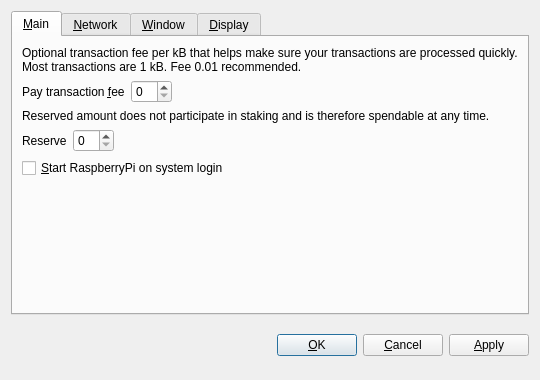
<?xml version="1.0" encoding="UTF-8"?>
<ui version="4.0">
 <class>OptionsDialog</class>
 <widget class="QDialog" name="OptionsDialog">
  <property name="geometry">
   <rect>
    <x>0</x>
    <y>0</y>
    <width>540</width>
    <height>380</height>
   </rect>
  </property>
  <property name="windowTitle">
   <string>Options</string>
  </property>
  <property name="modal">
   <bool>true</bool>
  </property>
  <layout class="QVBoxLayout" name="verticalLayout">
   <item>
    <widget class="QTabWidget" name="tabWidget">
     <property name="tabPosition">
      <enum>QTabWidget::North</enum>
     </property>
     <property name="currentIndex">
      <number>0</number>
     </property>
     <widget class="QWidget" name="tabMain">
      <attribute name="title">
       <string>&amp;Main</string>
      </attribute>
      <layout class="QVBoxLayout" name="verticalLayout_Main">
       <item>
        <widget class="QLabel" name="transactionFeeInfoLabel">
         <property name="text">
          <string>Optional transaction fee per kB that helps make sure your transactions are processed quickly. Most transactions are 1 kB. Fee 0.01 recommended.</string>
         </property>
         <property name="textFormat">
          <enum>Qt::PlainText</enum>
         </property>
         <property name="wordWrap">
          <bool>true</bool>
         </property>
        </widget>
       </item>
       <item>
        <layout class="QHBoxLayout" name="horizontalLayoutFee">
         <item>
          <widget class="QLabel" name="transactionFeeLabel">
           <property name="text">
            <string>Pay transaction &amp;fee</string>
           </property>
           <property name="textFormat">
            <enum>Qt::PlainText</enum>
           </property>
           <property name="buddy">
            <cstring>transactionFee</cstring>
           </property>
          </widget>
         </item>
         <item>
          <widget class="BitcoinAmountField" name="transactionFee"/>
         </item>
         <item>
          <spacer name="horizontalSpacerFee">
           <property name="orientation">
            <enum>Qt::Horizontal</enum>
           </property>
           <property name="sizeHint" stdset="0">
            <size>
             <width>40</width>
             <height>20</height>
            </size>
           </property>
          </spacer>
         </item>
        </layout>
       </item>
       <item>
        <widget class="QLabel" name="reserveBalanceInfoLabel">
         <property name="text">
          <string>Reserved amount does not participate in staking and is therefore spendable at any time.</string>
         </property>
         <property name="textFormat">
          <enum>Qt::PlainText</enum>
         </property>
         <property name="wordWrap">
          <bool>true</bool>
         </property>
        </widget>
       </item>
       <item>
        <layout class="QHBoxLayout" name="horizontalLayoutReserveBalance">
         <item>
          <widget class="QLabel" name="reserveBalanceLabel">
           <property name="text">
            <string>Reserve</string>
           </property>
           <property name="textFormat">
            <enum>Qt::PlainText</enum>
           </property>
           <property name="buddy">
            <cstring>reserveBalance</cstring>
           </property>
          </widget>
         </item>
         <item>
          <widget class="BitcoinAmountField" name="reserveBalance"/>
         </item>
         <item>
          <spacer name="horizontalSpacerReserveBalance">
           <property name="orientation">
            <enum>Qt::Horizontal</enum>
           </property>
           <property name="sizeHint" stdset="0">
            <size>
             <width>40</width>
             <height>20</height>
            </size>
           </property>
          </spacer>
         </item>
        </layout>
       </item>
       <item>
        <widget class="QCheckBox" name="bitcoinAtStartup">
         <property name="toolTip">
          <string>Automatically start RaspberryPi after logging in to the system.</string>
         </property>
         <property name="text">
          <string>&amp;Start RaspberryPi on system login</string>
         </property>
        </widget>
       </item>
       <item>
        <spacer name="verticalSpacer_Main">
         <property name="orientation">
          <enum>Qt::Vertical</enum>
         </property>
         <property name="sizeHint" stdset="0">
          <size>
           <width>20</width>
           <height>40</height>
          </size>
         </property>
        </spacer>
       </item>
      </layout>
     </widget>
     <widget class="QWidget" name="tabNetwork">
      <attribute name="title">
       <string>&amp;Network</string>
      </attribute>
      <layout class="QVBoxLayout" name="verticalLayout_Network">
       <item>
        <widget class="QCheckBox" name="mapPortUpnp">
         <property name="toolTip">
          <string>Automatically open the RaspberryPi client port on the router. This only works when your router supports UPnP and it is enabled.</string>
         </property>
         <property name="text">
          <string>Map port using &amp;UPnP</string>
         </property>
        </widget>
       </item>
       <item>
        <widget class="QCheckBox" name="connectSocks">
         <property name="toolTip">
          <string>Connect to the RaspberryPi network through a SOCKS proxy (e.g. when connecting through Tor).</string>
         </property>
         <property name="text">
          <string>&amp;Connect through SOCKS proxy:</string>
         </property>
        </widget>
       </item>
       <item>
        <layout class="QHBoxLayout" name="horizontalLayout_Network">
         <item>
          <widget class="QLabel" name="proxyIpLabel">
           <property name="text">
            <string>Proxy &amp;IP:</string>
           </property>
           <property name="textFormat">
            <enum>Qt::PlainText</enum>
           </property>
           <property name="buddy">
            <cstring>proxyIp</cstring>
           </property>
          </widget>
         </item>
         <item>
          <widget class="QValidatedLineEdit" name="proxyIp">
           <property name="maximumSize">
            <size>
             <width>140</width>
             <height>16777215</height>
            </size>
           </property>
           <property name="toolTip">
            <string>IP address of the proxy (e.g. 127.0.0.1)</string>
           </property>
          </widget>
         </item>
         <item>
          <widget class="QLabel" name="proxyPortLabel">
           <property name="text">
            <string>&amp;Port:</string>
           </property>
           <property name="textFormat">
            <enum>Qt::PlainText</enum>
           </property>
           <property name="buddy">
            <cstring>proxyPort</cstring>
           </property>
          </widget>
         </item>
         <item>
          <widget class="QLineEdit" name="proxyPort">
           <property name="maximumSize">
            <size>
             <width>55</width>
             <height>16777215</height>
            </size>
           </property>
           <property name="toolTip">
            <string>Port of the proxy (e.g. 9050)</string>
           </property>
          </widget>
         </item>
         <item>
          <widget class="QLabel" name="socksVersionLabel">
           <property name="text">
            <string>SOCKS &amp;Version:</string>
           </property>
           <property name="textFormat">
            <enum>Qt::PlainText</enum>
           </property>
           <property name="buddy">
            <cstring>socksVersion</cstring>
           </property>
          </widget>
         </item>
         <item>
          <widget class="QValueComboBox" name="socksVersion">
           <property name="toolTip">
            <string>SOCKS version of the proxy (e.g. 5)</string>
           </property>
          </widget>
         </item>
         <item>
          <spacer name="horizontalSpacer_Network">
           <property name="orientation">
            <enum>Qt::Horizontal</enum>
           </property>
           <property name="sizeHint" stdset="0">
            <size>
             <width>40</width>
             <height>20</height>
            </size>
           </property>
          </spacer>
         </item>
        </layout>
       </item>
       <item>
        <spacer name="verticalSpacer_Network">
         <property name="orientation">
          <enum>Qt::Vertical</enum>
         </property>
         <property name="sizeHint" stdset="0">
          <size>
           <width>20</width>
           <height>40</height>
          </size>
         </property>
        </spacer>
       </item>
      </layout>
     </widget>
     <widget class="QWidget" name="tabWindow">
      <attribute name="title">
       <string>&amp;Window</string>
      </attribute>
      <layout class="QVBoxLayout" name="verticalLayout_Window">
       <item>
        <widget class="QCheckBox" name="minimizeToTray">
         <property name="toolTip">
          <string>Show only a tray icon after minimizing the window.</string>
         </property>
         <property name="text">
          <string>&amp;Minimize to the tray instead of the taskbar</string>
         </property>
        </widget>
       </item>
       <item>
        <widget class="QCheckBox" name="minimizeOnClose">
         <property name="toolTip">
          <string>Minimize instead of exit the application when the window is closed. When this option is enabled, the application will be closed only after selecting Quit in the menu.</string>
         </property>
         <property name="text">
          <string>M&amp;inimize on close</string>
         </property>
        </widget>
       </item>
       <item>
        <spacer name="verticalSpacer_Window">
         <property name="orientation">
          <enum>Qt::Vertical</enum>
         </property>
         <property name="sizeHint" stdset="0">
          <size>
           <width>20</width>
           <height>40</height>
          </size>
         </property>
        </spacer>
       </item>
      </layout>
     </widget>
     <widget class="QWidget" name="tabDisplay">
      <attribute name="title">
       <string>&amp;Display</string>
      </attribute>
      <layout class="QVBoxLayout" name="verticalLayout_Display">
       <item>
        <layout class="QHBoxLayout" name="horizontalLayout_1_Display">
         <item>
          <widget class="QLabel" name="langLabel">
           <property name="text">
            <string>User Interface &amp;language:</string>
           </property>
           <property name="textFormat">
            <enum>Qt::PlainText</enum>
           </property>
           <property name="buddy">
            <cstring>lang</cstring>
           </property>
          </widget>
         </item>
         <item>
          <widget class="QValueComboBox" name="lang">
           <property name="toolTip">
            <string>The user interface language can be set here. This setting will take effect after restarting RaspberryPi.</string>
           </property>
          </widget>
         </item>
        </layout>
       </item>
       <item>
        <layout class="QHBoxLayout" name="horizontalLayout_2_Display">
         <item>
          <widget class="QLabel" name="unitLabel">
           <property name="text">
            <string>&amp;Unit to show amounts in:</string>
           </property>
           <property name="textFormat">
            <enum>Qt::PlainText</enum>
           </property>
           <property name="buddy">
            <cstring>unit</cstring>
           </property>
          </widget>
         </item>
         <item>
          <widget class="QValueComboBox" name="unit">
           <property name="toolTip">
            <string>Choose the default subdivision unit to show in the interface and when sending coins.</string>
           </property>
          </widget>
         </item>
        </layout>
       </item>
       <item>
        <widget class="QCheckBox" name="displayAddresses">
         <property name="toolTip">
          <string>Whether to show RaspberryPi addresses in the transaction list or not.</string>
         </property>
         <property name="text">
          <string>&amp;Display addresses in transaction list</string>
         </property>
        </widget>
       </item>
       <item>
        <widget class="QCheckBox" name="coinControlFeatures">
         <property name="toolTip">
          <string>Whether to show coin control features or not.</string>
         </property>
         <property name="text">
          <string>Display coin &amp;control features (experts only!)</string>
         </property>
        </widget>
       </item>
       <item>
        <spacer name="verticalSpacer_Display">
         <property name="orientation">
          <enum>Qt::Vertical</enum>
         </property>
         <property name="sizeHint" stdset="0">
          <size>
           <width>20</width>
           <height>40</height>
          </size>
         </property>
        </spacer>
       </item>
      </layout>
     </widget>
    </widget>
   </item>
   <item>
    <layout class="QHBoxLayout" name="horizontalLayout_Buttons">
     <item>
      <spacer name="horizontalSpacer_1">
       <property name="orientation">
        <enum>Qt::Horizontal</enum>
       </property>
       <property name="sizeHint" stdset="0">
        <size>
         <width>40</width>
         <height>48</height>
        </size>
       </property>
      </spacer>
     </item>
     <item>
      <widget class="QLabel" name="statusLabel">
       <property name="font">
        <font>
         <weight>75</weight>
         <bold>true</bold>
        </font>
       </property>
       <property name="text">
        <string/>
       </property>
       <property name="textFormat">
        <enum>Qt::PlainText</enum>
       </property>
       <property name="wordWrap">
        <bool>true</bool>
       </property>
      </widget>
     </item>
     <item>
      <spacer name="horizontalSpacer_2">
       <property name="orientation">
        <enum>Qt::Horizontal</enum>
       </property>
       <property name="sizeHint" stdset="0">
        <size>
         <width>40</width>
         <height>48</height>
        </size>
       </property>
      </spacer>
     </item>
     <item>
      <widget class="QPushButton" name="okButton">
       <property name="text">
        <string>&amp;OK</string>
       </property>
      </widget>
     </item>
     <item>
      <widget class="QPushButton" name="cancelButton">
       <property name="text">
        <string>&amp;Cancel</string>
       </property>
       <property name="autoDefault">
        <bool>false</bool>
       </property>
      </widget>
     </item>
     <item>
      <widget class="QPushButton" name="applyButton">
       <property name="text">
        <string>&amp;Apply</string>
       </property>
       <property name="autoDefault">
        <bool>false</bool>
       </property>
      </widget>
     </item>
    </layout>
   </item>
  </layout>
 </widget>
 <customwidgets>
  <customwidget>
   <class>BitcoinAmountField</class>
   <extends>QSpinBox</extends>
   <header>bitcoinamountfield.h</header>
  </customwidget>
  <customwidget>
   <class>QValueComboBox</class>
   <extends>QComboBox</extends>
   <header>qvaluecombobox.h</header>
  </customwidget>
  <customwidget>
   <class>QValidatedLineEdit</class>
   <extends>QLineEdit</extends>
   <header>qvalidatedlineedit.h</header>
  </customwidget>
 </customwidgets>
 <resources/>
 <connections/>
</ui>
